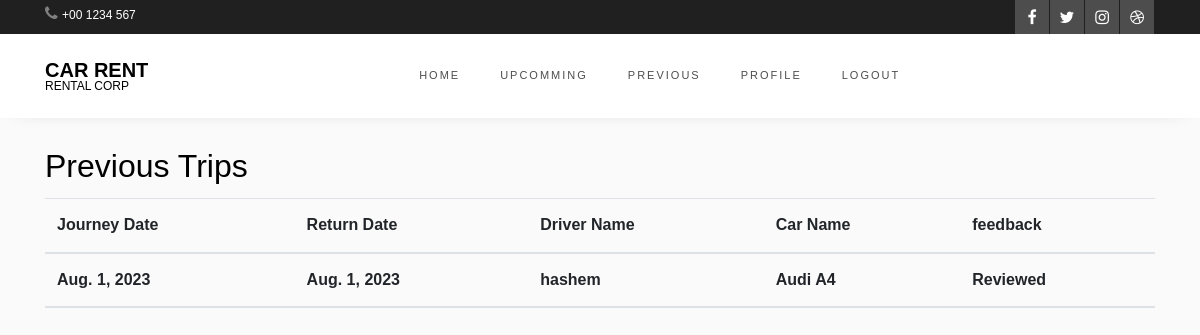
The app's page /past-trips/ (signed in) with its own data.
### main/models.py (models this page shows, shortened)
class Rent(models.Model):
    id = models.AutoField(primary_key=True)
    user = models.ForeignKey(User, on_delete=models.CASCADE)
    car = models.ForeignKey(Car, on_delete=models.CASCADE)
    driver = models.ForeignKey(Driver, on_delete=models.CASCADE)
    start_date = models.DateField()
    end_date = models.DateField()
    is_approved = models.BooleanField(default=False)
    is_returned = models.BooleanField(default=False)
    total_price = models.IntegerField()
    feedback = models.BooleanField(default=False)

class Driver(models.Model):
    id = models.AutoField(primary_key=True)
    name = models.CharField(max_length=100)
    current_city = models.CharField(max_length=100)
    phone = models.CharField(max_length=100)
    status = models.BooleanField(default=True)
    rating = models.IntegerField(default=0)
    total_trips = models.IntegerField(default=0)
    def __str__(self):
        return self.name

class Car(models.Model):
    id = models.AutoField(primary_key=True)
    garage = models.ForeignKey(Garage, on_delete=models.CASCADE)
    name = models.CharField(max_length=100)
    image = models.ImageField(upload_to="images/")
    seat = models.IntegerField(default=4)
    price = models.IntegerField()
    description = models.TextField()
    is_available = models.BooleanField(default=True)
    rating = models.IntegerField(default=0)
    total_trips = models.IntegerField(default=0)
    def __str__(self):
        return self.name

### main/views.py (the view)
# urls.py: path("past-trips/", views.prevTrips, name="prevTrips"),
def prevTrips(request):
    if request.user.is_authenticated:
        prev = Rent.objects.filter(user=request.user, is_returned=True)
        return render(request, "previous_trip.html", {"prev": prev})
    else:
        return redirect("login")

### templates/previous_trip.html (shortened to what this page needs)
{% extends 'extends/navlist.html' %}
{% block content %}
<div class="container mt-4">
    <h2>Previous Trips</h2>
    <table class="table table-striped">
        <thead>
            <tr>
                <th>Journey Date</th>
                <th>Return Date</th>
                <th>Driver Name</th>
                <th>Car Name</th>
                <th>feedback</th>
            </tr>
            {% for r in prev %}
            <tr>
                <th>{{r.start_date}}</th>
                <th>{{r.end_date}}</th>
                <th>{{r.driver}}</th>
                <th>{{r.car}}</th>
                {% if not r.feedback %}
                <th><a href="/review/{{r.id}}"><i class="fa fa-commenting-o" aria-hidden="true"></i></a></th>
                {% else %}
                <th>Reviewed</th>
                {% endif %}
            </tr>
            {% endfor %}
        </thead>
    </table>
</div>
{% endblock %}

### records on screen
Rent: start_date "Aug. 1, 2023", end_date "Aug. 1, 2023", driver "hashem", car "Audi A4", feedback "Reviewed"
